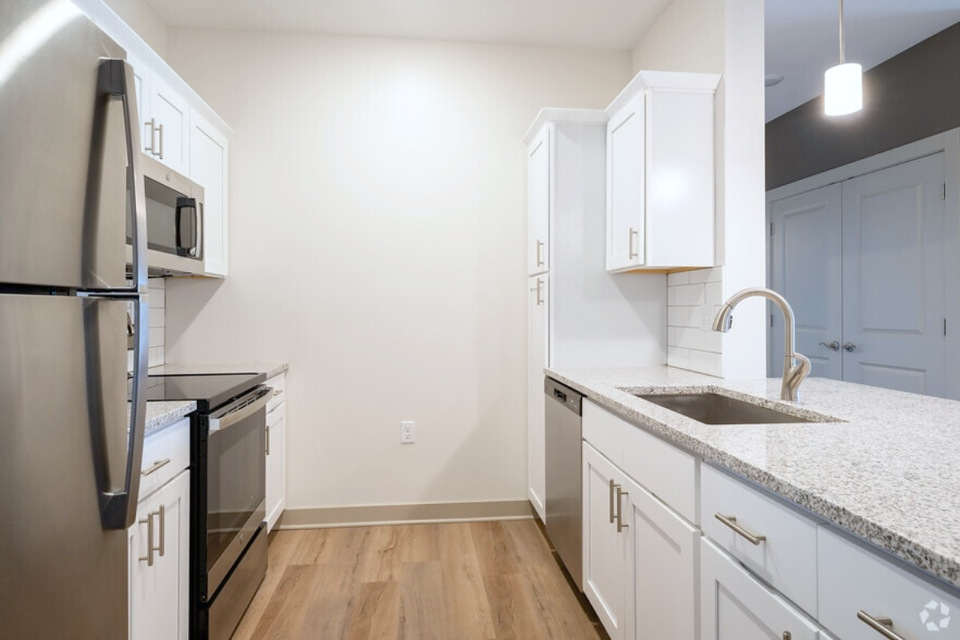
#> input picture walkthrough/enhanced/01-kitchen.jpg, 1920 x 1280 px, given as the content of the folder enhanced/01-kitchen.jpg, which was not available (shown at 1/2 size)
$ python enhance.py enhanced/01-kitchen.jpg
#> lines starting #> are read from the running program, lines starting #| are printed output that depends on the picture; pictures that were not available may be replaced by others from this repository, and a replacement may not be noted
"""Crop phone-screenshot bars and enhance photos -> ./enhanced (1920x1280)."""
import sys
from pathlib import Path
import numpy as np
from PIL import Image, ImageFilter

HERE = Path(__file__).parent


def photo_box(a):
    """Bounding box of the photo: longest run of rows that are mostly non-black."""
    lum = a.mean(axis=2)
    rows = (lum > 12).mean(axis=1) > 0.5
    best, start = (0, 0), None
    for i, r in enumerate(np.append(rows, False)):
        if r and start is None:
            start = i
        elif not r and start is not None:
            best = max(best, (start, i), key=lambda s: s[1] - s[0])
            start = None
    y0, y1 = best
    cols = np.where((lum[y0:y1] > 12).mean(axis=0) > 0.5)[0]
    return cols[0], y0, cols[-1] + 1, y1


def enhance(a):
    x = a.astype(np.float64) / 255
    # partial gray-world white balance, 60% strength
    m = x.reshape(-1, 3).mean(axis=0)
    x *= 1 + 0.6 * (m.mean() / m - 1)
    # levels: black 0, white at 99.7th luminance percentile
    lum = x @ [0.2126, 0.7152, 0.0722]
    x = np.clip(x / np.percentile(lum, 99.7), 0, 1)
    # midtone lift + gentle shadow lift
    x = x ** 0.82
    x = x + 0.06 * x * (1 - x) ** 3
    # saturation +8%
    lum = (x @ [0.2126, 0.7152, 0.0722])[..., None]
    x = np.clip(lum + 1.08 * (x - lum), 0, 1)
    return (x * 255 + 0.5).astype(np.uint8)


def main(src=HERE / "photos", dst=HERE / "enhanced"):
    dst.mkdir(exist_ok=True)
    for p in sorted(src.glob("*.*")):
        im = Image.open(p).convert("RGB")
#> im is the input picture: PIL image 1920x1280 RGB; mean R, G, B 181.6, 176.7, 172.6
        box = photo_box(np.asarray(im))
#> in photo_box, `lum = a.mean(axis=2)`:
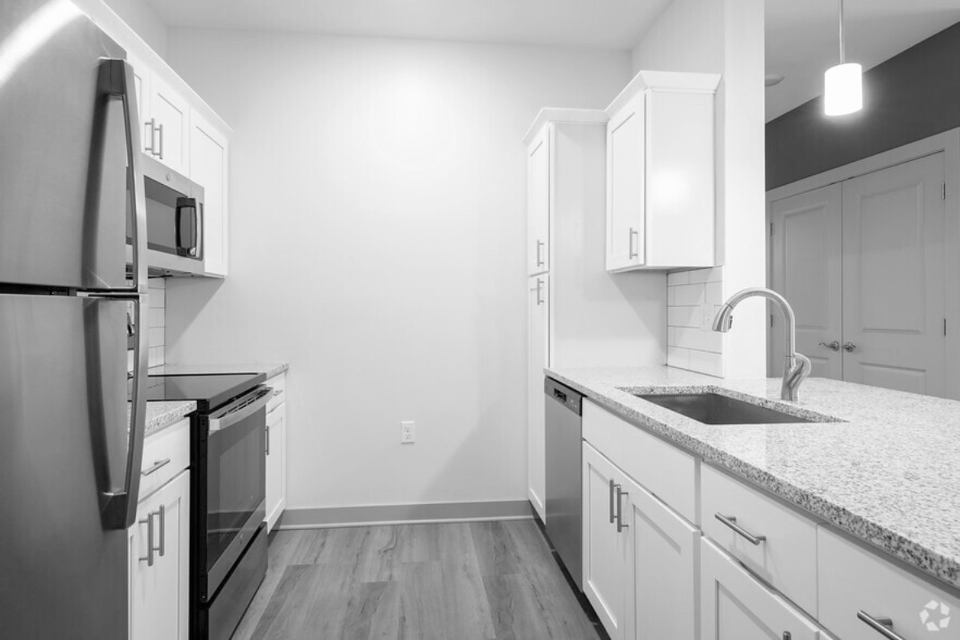
#> lum: shape (1280, 1920) float64 (shown at 1/2 size); min 0, max 255, mean 177
#> the loop in photo_box, `for i, r in enumerate(np.append(rows, False)):` made 1281 passes
#> start on pass 1: 0
#> best on pass 1281: (0, 1280)
#> in photo_box, `y0, y1 = best`: y0 = 0; y1 = 1280
#> in photo_box, `cols = np.where((lum[y0:y1] > 12).mean(axis=0) > 0.5)[0]`: cols = 1920 values from 0 to 1919
#> box = (0, 0, 1920, 1280)
        im = im.crop(box)
        # center-crop to 3:2 so the resize doesn't stretch
        w, h = im.size
#> w = 1920; h = 1280
        if w / h > 1.5:
            nw = round(h * 1.5); im = im.crop(((w - nw) // 2, 0, (w - nw) // 2 + nw, h))
        else:
            nh = round(w / 1.5); im = im.crop((0, (h - nh) // 2, w, (h - nh) // 2 + nh))
#> after `nh = round(w / 1.5)`: nh = 1280
        out = Image.fromarray(enhance(np.asarray(im))).resize((1920, 1280), Image.LANCZOS)
#> in enhance, `m = x.reshape(-1, 3).mean(axis=0)`: m = [0.712, 0.693, 0.677]
#> in enhance, `x = x + 0.06 * x * (1 - x) ** 3`:
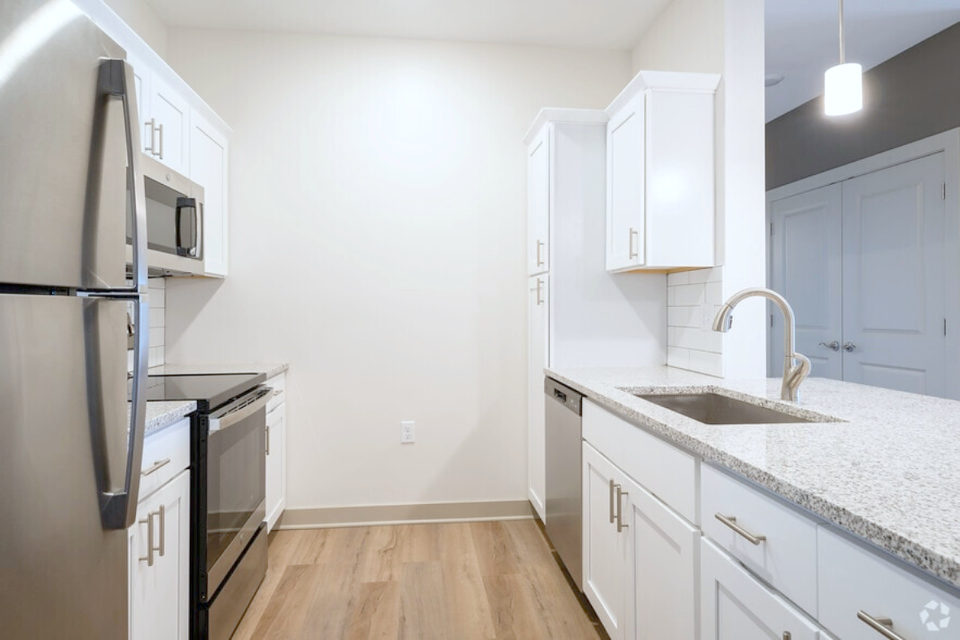
#> x: shape (1280, 1920, 3) float64 (shown at 1/2 size); mean of channels 0, 1, 2 0.748, 0.74, 0.733; drawn as R, G, B
#> in enhance, `lum = (x @ [0.2126, 0.7152, 0.0722])[..., None]`:
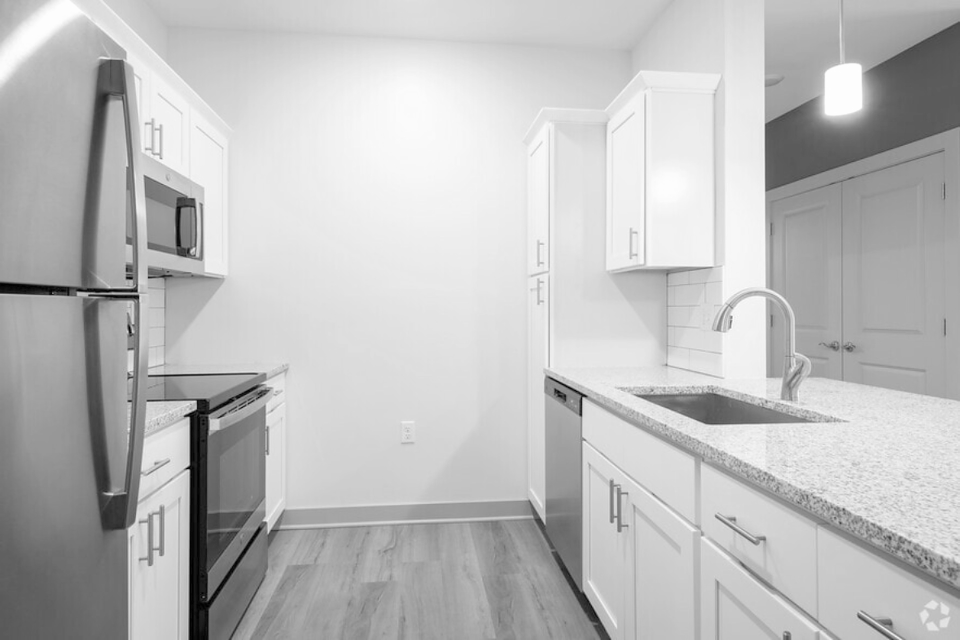
#> lum: shape (1280, 1920, 1) float64 (shown at 1/2 size); min 0, max 0.998, mean 0.742
        out = out.filter(ImageFilter.UnsharpMask(radius=1.4, percent=55, threshold=2))
        out.save(dst / (p.stem + ".jpg"), quality=94)
        print(p.name, "photo box", box)
#| 01-kitchen.jpg photo box (0, 0, 1920, 1280)


if __name__ == "__main__":
    main(*map(Path, sys.argv[1:]))

$ run again, on walkthrough/enhanced/05-walk-in-closet.jpg
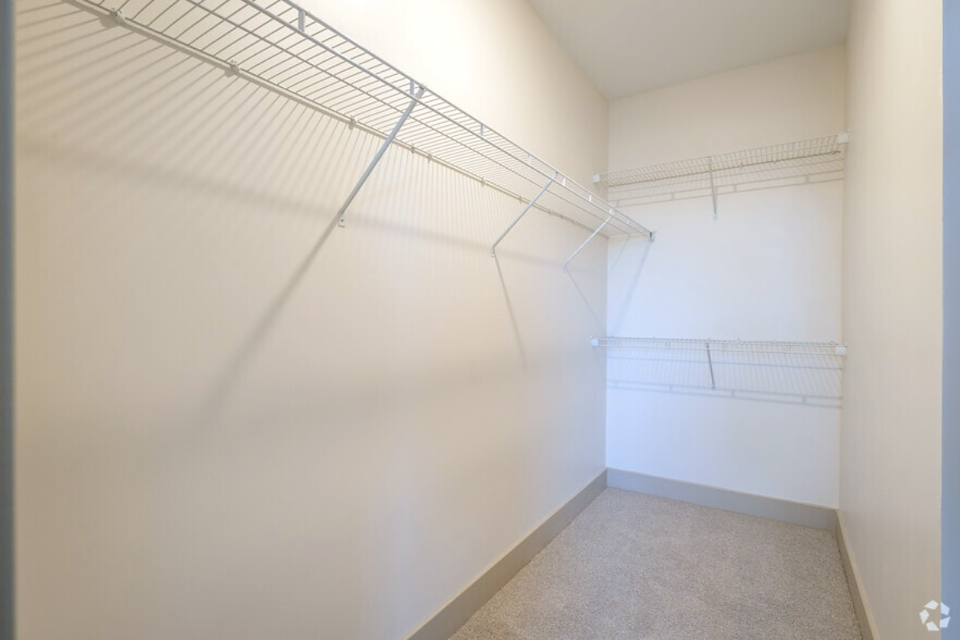
#> input picture walkthrough/enhanced/05-walk-in-closet.jpg, 1920 x 1280 px, given as the content of the folder enhanced/05-walk-in-closet.jpg, which was not available (shown at 1/2 size)
#> in main, im is the input picture: PIL image 1920x1280 RGB; mean R, G, B 191.9, 185.4, 177.7
#> in photo_box, `lum = a.mean(axis=2)`:
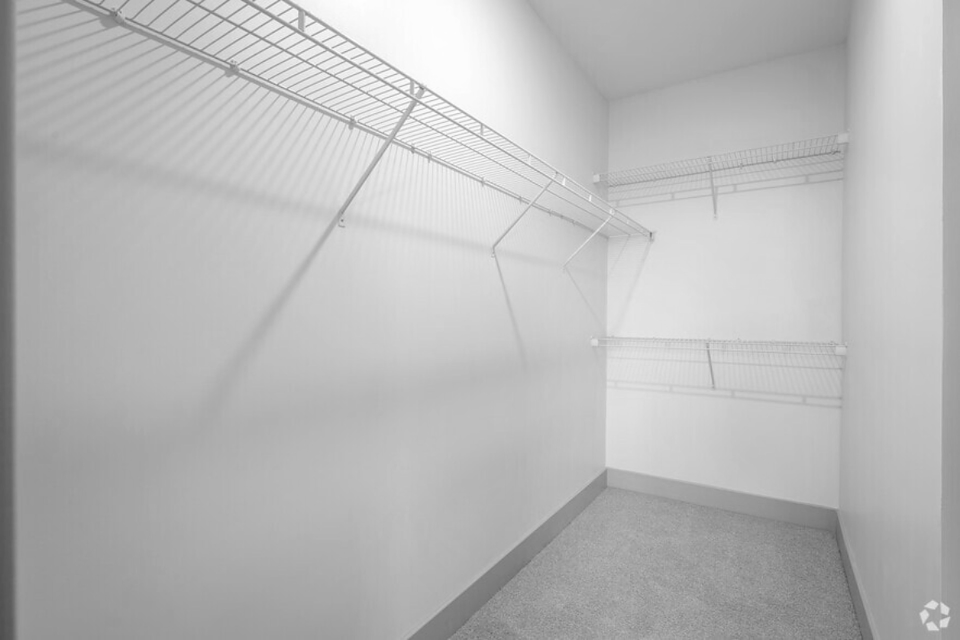
#> lum: shape (1280, 1920) float64 (shown at 1/2 size); min 74.67, max 255, mean 185
#> the loop in photo_box, `for i, r in enumerate(np.append(rows, False)):` made 1281 passes
#> start on pass 1: 0
#> y0 = 0; y1 = 1280
#> cols = 1920 values from 0 to 1919
#> box = (0, 0, 1920, 1280)
#> m = [0.752, 0.727, 0.697]
#> in enhance, `x = x ** 0.82`:
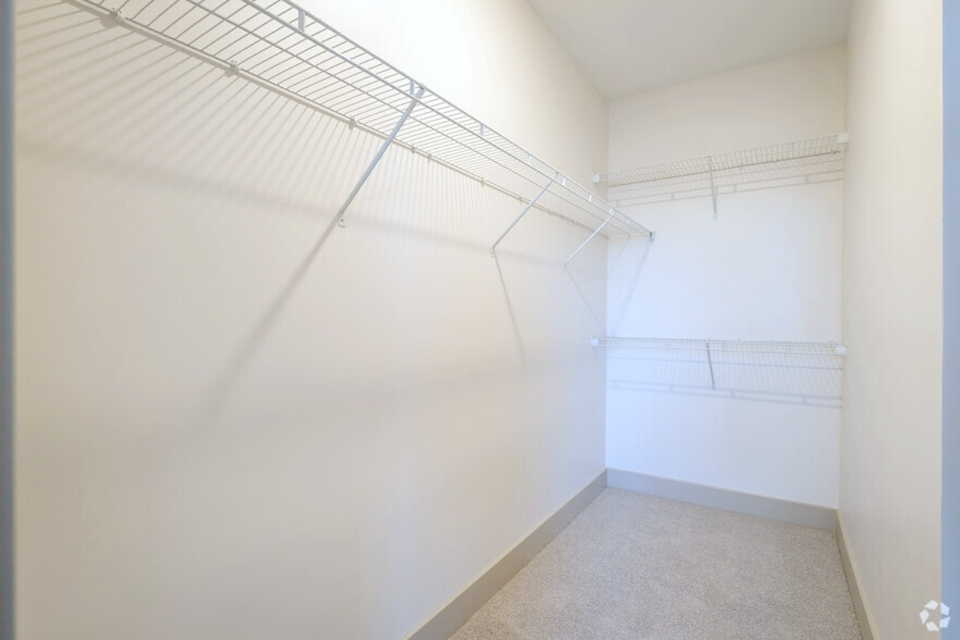
#> x: shape (1280, 1920, 3) float64 (shown at 1/2 size); mean of channels 0, 1, 2 0.781, 0.772, 0.761; drawn as R, G, B
#| 05-walk-in-closet.jpg photo box (0, 0, 1920, 1280)

$ run again, on walkthrough/enhanced/06-en-suite-bath.jpg
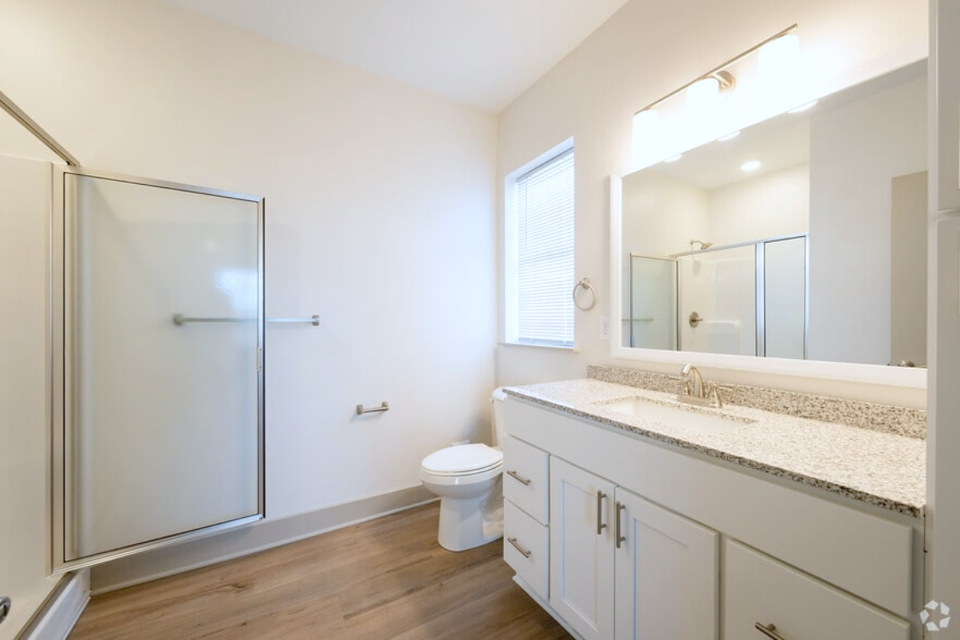
#> input picture walkthrough/enhanced/06-en-suite-bath.jpg, 1920 x 1280 px, given as the content of the folder enhanced/06-en-suite-bath.jpg, which was not available (shown at 1/2 size)
#> in main, im is the input picture: PIL image 1920x1280 RGB; mean R, G, B 193.8, 188.6, 181
#> in photo_box, `lum = a.mean(axis=2)`:
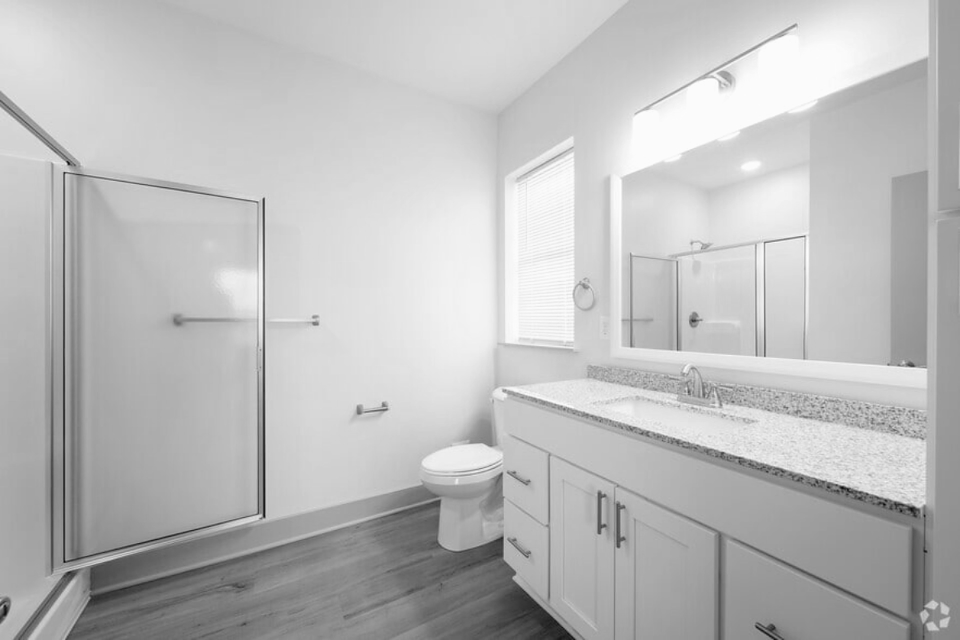
#> lum: shape (1280, 1920) float64 (shown at 1/2 size); min 3.67, max 254.7, mean 187.8
#> the loop in photo_box, `for i, r in enumerate(np.append(rows, False)):` made 1281 passes
#> start on pass 1: 0
#> y0 = 0; y1 = 1280
#> cols = 1920 values from 0 to 1919
#> box = (0, 0, 1920, 1280)
#> m = [0.76, 0.74, 0.71]
#> in enhance, `lum = (x @ [0.2126, 0.7152, 0.0722])[..., None]`:
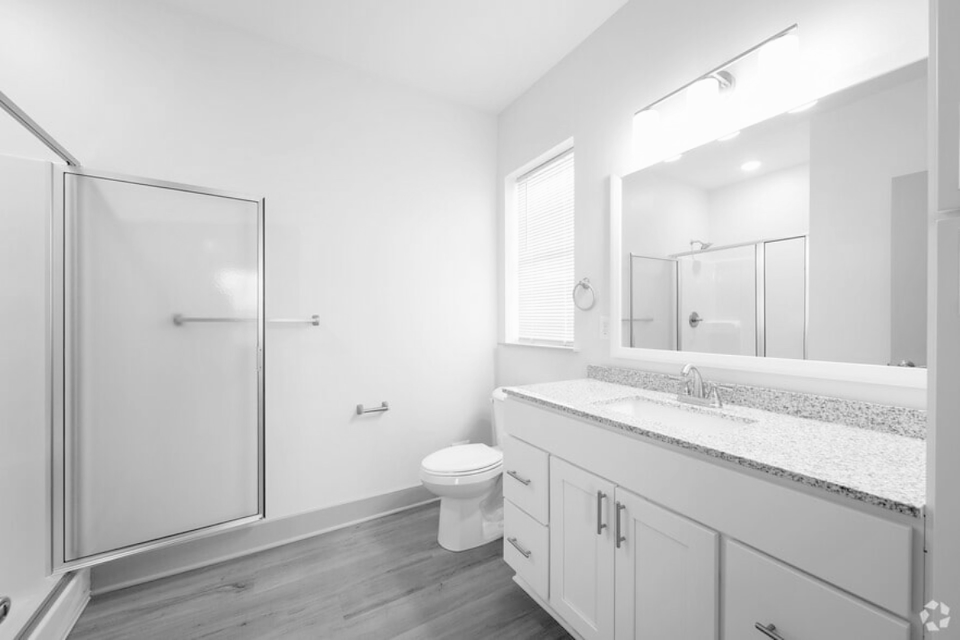
#> lum: shape (1280, 1920, 1) float64 (shown at 1/2 size); min 0.0168, max 0.999, mean 0.786
#| 06-en-suite-bath.jpg photo box (0, 0, 1920, 1280)

$ run again, on walkthrough/enhanced/07-second-bedroom.jpg
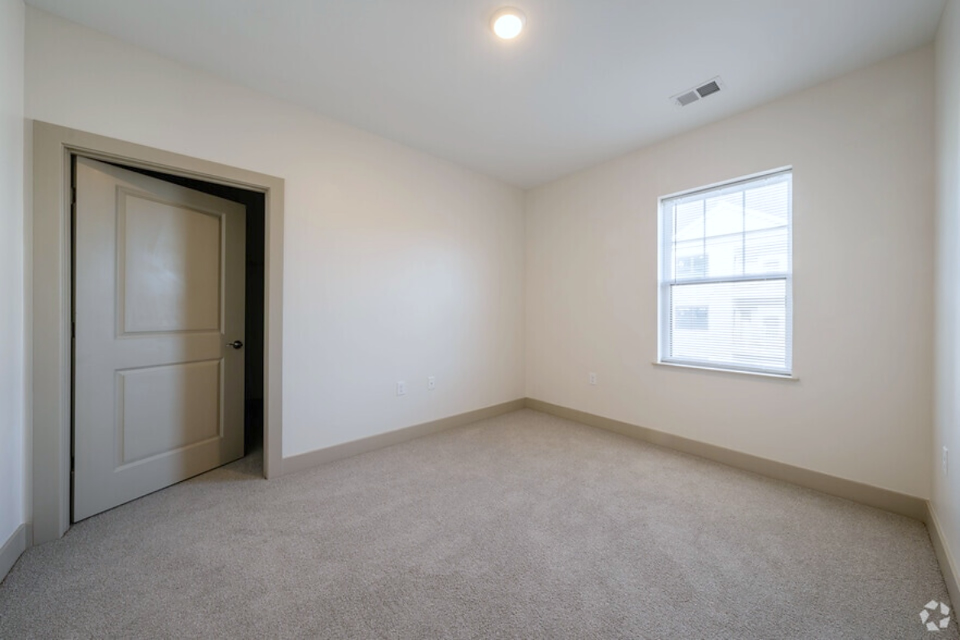
#> input picture walkthrough/enhanced/07-second-bedroom.jpg, 1920 x 1280 px, given as the content of the folder enhanced/07-second-bedroom.jpg, which was not available (shown at 1/2 size)
#> in main, im is the input picture: PIL image 1920x1280 RGB; mean R, G, B 159.8, 157, 153.7
#> the loop in photo_box, `for i, r in enumerate(np.append(rows, False)):` made 1281 passes
#> start on pass 1: 0
#> y0 = 0; y1 = 1280
#> cols = 1920 values from 0 to 1919
#> box = (0, 0, 1920, 1280)
#> m = [0.627, 0.616, 0.603]
#> in enhance, `x = x + 0.06 * x * (1 - x) ** 3`:
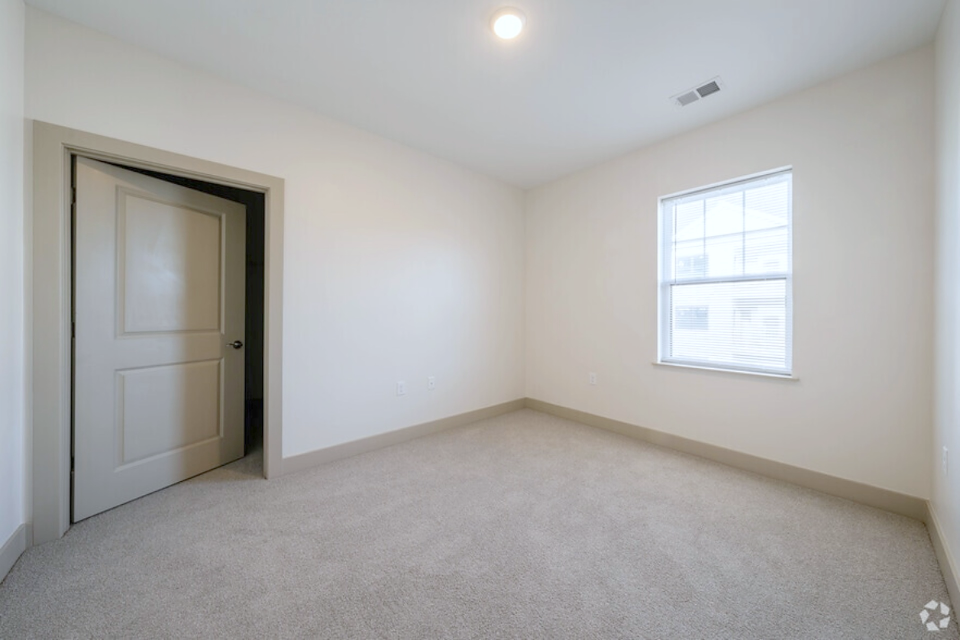
#> x: shape (1280, 1920, 3) float64 (shown at 1/2 size); mean of channels 0, 1, 2 0.678, 0.674, 0.668; drawn as R, G, B
#| 07-second-bedroom.jpg photo box (0, 0, 1920, 1280)
